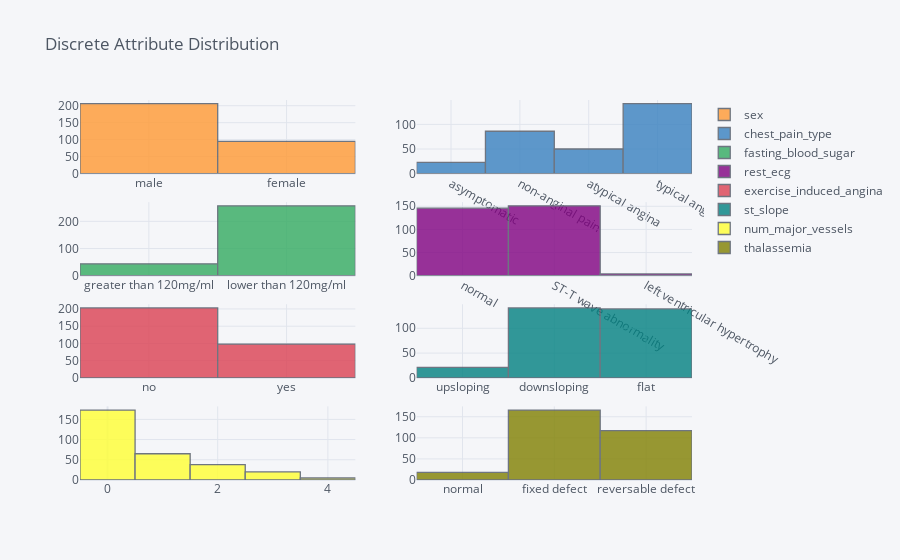

Notebook code for this chart:
### Markdown cell above
### Data Distribution

### Code cell
data[col_discrete].iplot(kind='hist', subplots=True, title='Discrete Attribute Distribution')

### Figure 1 — Plotly figure (JSON) as saved in the notebook; plotly's stock layout.template omitted (floating-point values rounded to 4 significant figures; data arrays with more than 128 entries replaced by an {"elided": "..."} marker saying what was removed)
{"data": [{"opacity": 0.8, "orientation": "v", "yaxis": "y", "histnorm": "", "xaxis": "x", "histfunc": "count", "marker": {"color": "rgba(255, 153, 51, 1.0)", "line": {"color": "#4D5663", "width": 1.3}}, "x": {"elided": "301 str values"}, "type": "histogram", "name": "sex"}, {"opacity": 0.8, "orientation": "v", "yaxis": "y2", "histnorm": "", "xaxis": "x2", "histfunc": "count", "marker": {"color": "rgba(55, 128, 191, 1.0)", "line": {"color": "#4D5663", "width": 1.3}}, "x": {"elided": "301 str values"}, "type": "histogram", "name": "chest_pain_type"}, {"opacity": 0.8, "orientation": "v", "yaxis": "y3", "histnorm": "", "xaxis": "x3", "histfunc": "count", "marker": {"color": "rgba(50, 171, 96, 1.0)", "line": {"color": "#4D5663", "width": 1.3}}, "x": {"elided": "301 str values"}, "type": "histogram", "name": "fasting_blood_sugar"}, {"opacity": 0.8, "orientation": "v", "yaxis": "y4", "histnorm": "", "xaxis": "x4", "histfunc": "count", "marker": {"color": "rgba(128, 0, 128, 1.0)", "line": {"color": "#4D5663", "width": 1.3}}, "x": {"elided": "301 str values"}, "type": "histogram", "name": "rest_ecg"}, {"opacity": 0.8, "orientation": "v", "yaxis": "y5", "histnorm": "", "xaxis": "x5", "histfunc": "count", "marker": {"color": "rgba(219, 64, 82, 1.0)", "line": {"color": "#4D5663", "width": 1.3}}, "x": {"elided": "301 str values"}, "type": "histogram", "name": "exercise_induced_angina"}, {"opacity": 0.8, "orientation": "v", "yaxis": "y6", "histnorm": "", "xaxis": "x6", "histfunc": "count", "marker": {"color": "rgba(0, 128, 128, 1.0)", "line": {"color": "#4D5663", "width": 1.3}}, "x": {"elided": "301 str values"}, "type": "histogram", "name": "st_slope"}, {"opacity": 0.8, "orientation": "v", "yaxis": "y7", "histnorm": "", "xaxis": "x7", "histfunc": "count", "marker": {"color": "rgba(255, 255, 51, 1.0)", "line": {"color": "#4D5663", "width": 1.3}}, "x": {"elided": "301 int values"}, "type": "histogram", "name": "num_major_vessels"}, {"opacity": 0.8, "orientation": "v", "yaxis": "y8", "histnorm": "", "xaxis": "x8", "histfunc": "count", "marker": {"color": "rgba(128, 128, 0, 1.0)", "line": {"color": "#4D5663", "width": 1.3}}, "x": {"elided": "301 str values"}, "type": "histogram", "name": "thalassemia"}], "layout": {"paper_bgcolor": "#F5F6F9", "yaxis2": {"tickfont": {"color": "#4D5663"}, "domain": [0.8063, 1], "title": {"text": "", "font": {"color": "#4D5663"}}, "showgrid": true, "zerolinecolor": "#E1E5ED", "gridcolor": "#E1E5ED", "anchor": "x2"}, "yaxis3": {"tickfont": {"color": "#4D5663"}, "domain": [0.5375, 0.7312], "title": {"text": "", "font": {"color": "#4D5663"}}, "showgrid": true, "zerolinecolor": "#E1E5ED", "gridcolor": "#E1E5ED", "anchor": "x3"}, "yaxis4": {"tickfont": {"color": "#4D5663"}, "domain": [0.5375, 0.7312], "title": {"text": "", "font": {"color": "#4D5663"}}, "showgrid": true, "zerolinecolor": "#E1E5ED", "gridcolor": "#E1E5ED", "anchor": "x4"}, "yaxis5": {"tickfont": {"color": "#4D5663"}, "domain": [0.2687, 0.4625], "title": {"text": "", "font": {"color": "#4D5663"}}, "showgrid": true, "zerolinecolor": "#E1E5ED", "gridcolor": "#E1E5ED", "anchor": "x5"}, "yaxis6": {"tickfont": {"color": "#4D5663"}, "domain": [0.2687, 0.4625], "title": {"text": "", "font": {"color": "#4D5663"}}, "showgrid": true, "zerolinecolor": "#E1E5ED", "gridcolor": "#E1E5ED", "anchor": "x6"}, "yaxis7": {"tickfont": {"color": "#4D5663"}, "domain": [0, 0.1938], "title": {"text": "", "font": {"color": "#4D5663"}}, "showgrid": true, "zerolinecolor": "#E1E5ED", "gridcolor": "#E1E5ED", "anchor": "x7"}, "yaxis8": {"tickfont": {"color": "#4D5663"}, "domain": [0, 0.1938], "title": {"text": "", "font": {"color": "#4D5663"}}, "showgrid": true, "zerolinecolor": "#E1E5ED", "gridcolor": "#E1E5ED", "anchor": "x8"}, "title": {"text": "Discrete Attribute Distribution", "font": {"color": "#4D5663"}}, "plot_bgcolor": "#F5F6F9", "xaxis8": {"tickfont": {"color": "#4D5663"}, "domain": [0.55, 1], "title": {"text": "", "font": {"color": "#4D5663"}}, "showgrid": true, "zerolinecolor": "#E1E5ED", "gridcolor": "#E1E5ED", "anchor": "y8"}, "xaxis": {"tickfont": {"color": "#4D5663"}, "domain": [0, 0.45], "title": {"text": "", "font": {"color": "#4D5663"}}, "showgrid": true, "zerolinecolor": "#E1E5ED", "gridcolor": "#E1E5ED", "anchor": "y"}, "barmode": "overlay", "legend": {"bgcolor": "#F5F6F9", "font": {"color": "#4D5663"}}, "yaxis": {"tickfont": {"color": "#4D5663"}, "domain": [0.8063, 1], "title": {"text": "", "font": {"color": "#4D5663"}}, "showgrid": true, "zerolinecolor": "#E1E5ED", "gridcolor": "#E1E5ED", "anchor": "x"}, "xaxis7": {"tickfont": {"color": "#4D5663"}, "domain": [0, 0.45], "title": {"text": "", "font": {"color": "#4D5663"}}, "showgrid": true, "zerolinecolor": "#E1E5ED", "gridcolor": "#E1E5ED", "anchor": "y7"}, "xaxis6": {"tickfont": {"color": "#4D5663"}, "domain": [0.55, 1], "title": {"text": "", "font": {"color": "#4D5663"}}, "showgrid": true, "zerolinecolor": "#E1E5ED", "gridcolor": "#E1E5ED", "anchor": "y6"}, "xaxis5": {"tickfont": {"color": "#4D5663"}, "domain": [0, 0.45], "title": {"text": "", "font": {"color": "#4D5663"}}, "showgrid": true, "zerolinecolor": "#E1E5ED", "gridcolor": "#E1E5ED", "anchor": "y5"}, "xaxis4": {"tickfont": {"color": "#4D5663"}, "domain": [0.55, 1], "title": {"text": "", "font": {"color": "#4D5663"}}, "showgrid": true, "zerolinecolor": "#E1E5ED", "gridcolor": "#E1E5ED", "anchor": "y4"}, "xaxis3": {"tickfont": {"color": "#4D5663"}, "domain": [0, 0.45], "title": {"text": "", "font": {"color": "#4D5663"}}, "showgrid": true, "zerolinecolor": "#E1E5ED", "gridcolor": "#E1E5ED", "anchor": "y3"}, "xaxis2": {"tickfont": {"color": "#4D5663"}, "domain": [0.55, 1], "title": {"text": "", "font": {"color": "#4D5663"}}, "showgrid": true, "zerolinecolor": "#E1E5ED", "gridcolor": "#E1E5ED", "anchor": "y2"}}}
